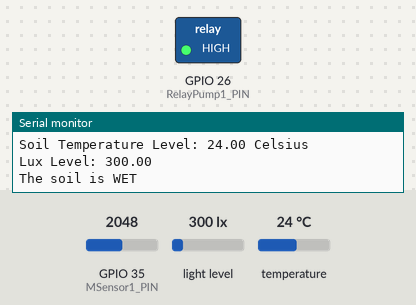
Simulated run of this sketch. Board: ESP32. Shown: switched loads named in the sketch (green lamp = pin HIGH), the last lines printed to the serial monitor. The test bench sets the inputs (shaded band); at power-on: GPIO 35 (MSensor1_PIN) = 2048, light level 300 lx, temperature 24 °C. WiFi joins after 1.5 s; servers stay silent unless stated; the local clock reads 2024-03-15 10:24:30 at power-on unless the sketch sets it.

Above: at 3.8 s.
3.9 s: GPIO 35 (MSensor1_PIN) set to 3642
6.0 s: GPIO 35 (MSensor1_PIN) set to 3744
At 8.1 s:
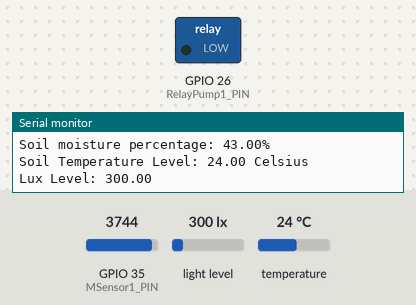
14.4 s: GPIO 35 (MSensor1_PIN) set to 3603
At 15.4 s:
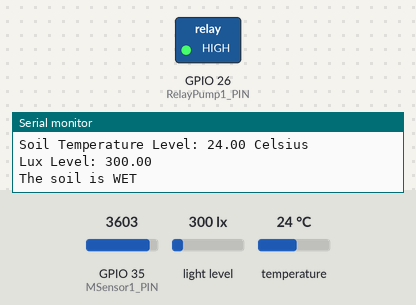
18.4 s: GPIO 35 (MSensor1_PIN) set to 4095
At 20.8 s:
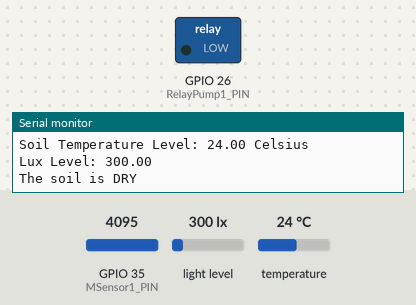
Timing chart, 0 to 21.6 s (numbered marks = the images above; inputs shaded):
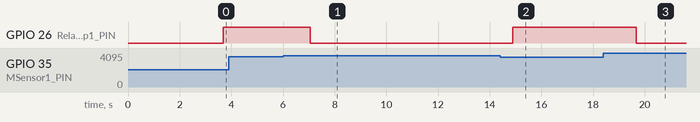

Measured:
- the behaviour switches between 3692 and 3693 on GPIO 35 (MSensor1_PIN) (found by bisection; images 0 and 1)
- after the input at 6.0 s, GPIO 26 (RelayPump1_PIN): HIGH → LOW after 1.0 s
- after the input at 14.4 s, GPIO 26 (RelayPump1_PIN): LOW → HIGH after 0.49 s
- after the input at 18.4 s, GPIO 26 (RelayPump1_PIN): HIGH → LOW after 1.3 s

The sketch:

SMART_PLANT_MONITORING_SYSTEM.ino
```cpp
#include <WiFi.h>
#include <WiFiClient.h>
#include "ThingSpeak.h"
#include <OneWire.h>
#include <DallasTemperature.h>
#include <Wire.h>
#include <BH1750.h>
#include <WiFiClientSecure.h>
#include <UniversalTelegramBot.h>
#include <Arduino.h>
#include <ArduinoJson.h>
#include <Firebase_ESP_Client.h>
#include "time.h"

// Provide the token generation process info.
#include "addons/TokenHelper.h"
// Provide the RTDB payload printing info and other helper functions.
#include "addons/RTDBHelper.h"

#define ONE_WIRE_BUS 33    // Data pin for DS18B20 sensor
#define MSensor1_PIN 35    // ESP32 pin GIOP34 (ADC0) that connects to AOUT pin of the moisture sensor
#define RelayPump1_PIN 26  // ESP32 pin GIOP32 (ADC0) that connects to Relay 1
#define THRESHOLD 50       // CHANGE YOUR THRESHOLD HERE

#define API_KEY "xxxxxx"
#define USER_EMAIL "xxxxxxx"
#define USER_PASSWORD "xxxxxxxx"
#define DATABASE_URL "https://fyp3-4bcb1-default-rtdb.asia-southeast1.firebasedatabase.app/"

FirebaseData fbdo;
FirebaseAuth auth;
FirebaseConfig config;

OneWire oneWire(ONE_WIRE_BUS);
DallasTemperature sensors(&oneWire);
BH1750 lightMeter;

// Replace with your network credentials
const char* ssid = "xxxxxxxxx";
const char* password = "xxxxxxxxxx";

WiFiServer server(80);
WiFiClient  client;

unsigned long myChannelNumber = 5;
const char * myWriteAPIKey = "xxxxxxxxxx";   //  Enter your Write API key from ThingSpeak

unsigned long channelId = 2394743;
unsigned long previousMillis = 0;
const long interval = 2000;
int botRequestDelay = 1000; // Change your bot request delay here (earlier is 1000)
unsigned long lastTimeBotRan;
String uid;
String databasePath;
String SoilPath = "/soilMoisture1";
String TempPath = "/currentTemperature";
String LuxPath = "/lux";
String timePath = "/timestamp";
String parentPath;
int timestamp;
FirebaseJson json;

// Define the interval for sending soil moisture notifications (in milliseconds)
unsigned long soilMoistureNotificationInterval = 360000; // 1 hour(3600 000)
unsigned long lastSoilMoistureNotificationTime = 0;


const char* ntpServer = "pool.ntp.org";

int soilMoisture1;
float soilMoisturePercentage;
float currentTemperature;
float lux;
String Message="";

#define BOTtoken "xxxxxxxx" //telegram bot
#define CHAT_ID "xxxxx"

WiFiClientSecure client2;
UniversalTelegramBot bot(BOTtoken, client2);

unsigned long getTime() {
  time_t now;
  struct tm timeinfo;
  if (!getLocalTime(&timeinfo)) {
    return 0;
  }
  time(&now);
  return now;
}

void updateFirebase() {
  if (Firebase.ready()) {
    // Get current timestamp as time_t
    time_t rawtime = getTime();
    struct tm* timeinfo;
    char formattedTime[50];

    // Format the time to your desired format: YY:MM:DD, HH:MM:SS
    timeinfo = localtime(&rawtime);
    strftime(formattedTime, sizeof(formattedTime), "%y:%m:%d, %H:%M:%S", timeinfo);
    Serial.print("Formatted Time: ");
    Serial.println(formattedTime);

    parentPath = databasePath + "/" + String(formattedTime);

    json.set(SoilPath.c_str(), String(soilMoisturePercentage));
    json.set(TempPath.c_str(), String(currentTemperature));
    json.set(LuxPath.c_str(), String(lux));
    json.set(timePath, String(formattedTime));

    Serial.printf("Set JSON... %s\n", Firebase.RTDB.setJSON(&fbdo, parentPath.c_str(), &json) ? "ok" : fbdo.errorReason().c_str());
  }
}

unsigned long previousThingSpeakMillis = 0; // Add this line

// Handle what happens when you receive new messages
void handleNewMessages(int numNewMessages) {
  Serial.println("handleNewMessages");
  Serial.println(String(numNewMessages));

  for (int i=0; i<numNewMessages; i++) {
    // Chat id of the requester
    String chat_id = String(bot.messages[i].chat_id);
    if (chat_id != CHAT_ID){
      bot.sendMessage(chat_id, "Unauthorized user", "");
      continue;
    }

    // Print the received message
    String text = bot.messages[i].text;
    Serial.println(text);

    String from_name = bot.messages[i].from_name;

    if (text == "/Read_Soil_Moisture") {
      Message = "Soil Moisture Level Percentage: ";
      Message += String(soilMoisturePercentage);
      Message += "%";

      bot.sendMessage(chat_id, Message, "");
    }

    if (text == "/Read_Light_Intensity") {
      Message = "Light Intensity Level: ";
      Message += String(lux);

      bot.sendMessage(chat_id, Message, "");
    }

    if (text == "/Read_Temperature") {
      Message = "Soil Temperature Level: ";
      Message += String(currentTemperature);

      bot.sendMessage(chat_id, Message, "");
    }
  }
}

void setup() {
  Serial.begin(115200); // Initialize serial communication

  // Connect to Wi-Fi
  WiFi.begin(ssid, password);
  while (WiFi.status() != WL_CONNECTED) {
    delay(1000);
    Serial.println("Connecting to WiFi..");
  }
  Serial.println("WiFi connected");

  client2.setCACert(TELEGRAM_CERTIFICATE_ROOT); // Add root certificate for api.telegram.org

  // Initialize Firebase
  config.api_key = API_KEY;
  auth.user.email = USER_EMAIL;
  auth.user.password = USER_PASSWORD;
  config.database_url = DATABASE_URL;
  Firebase.reconnectWiFi(true);
  fbdo.setResponseSize(4096);
  config.token_status_callback = tokenStatusCallback;
  config.max_token_generation_retry = 5;
  Firebase.begin(&config, &auth);

  Serial.println("Getting User UID");
  while ((auth.token.uid) == "") {
    Serial.print('.');
    delay(1000);
  }
  uid = auth.token.uid.c_str();
  Serial.print("User UID: ");
  Serial.println(uid);

  databasePath = "/UsersData/" + uid + "/readings1"; //i change

  // Initialize sensors
  Wire.begin();
  lightMeter.begin();
  sensors.begin();

  // Initialize pins
  pinMode(RelayPump1_PIN, OUTPUT);

  // Send welcome message to Telegram
  bot.sendMessage(CHAT_ID, "Bot started up", "");
  String welcome = "Welcome \n";
  welcome += "Use the following commands to control your outputs.\n\n";
  welcome += "/Read_Soil_Moisture to read soil moisture level\n";
  welcome += "/Read_Light_Intensity to read light intensity level\n";
  welcome += "/Read_Temperature to read temperature\n";
  bot.sendMessage(CHAT_ID, welcome, "");

  // Configure NTP time
  configTime(8 * 3600, 0, ntpServer);

  // Initialize ThingSpeak
  ThingSpeak.begin(client);

  // Additional setup code goes here
}

void loop() {
  unsigned long currentMillis = millis();

  // Update Firebase every 60 seconds
  if (currentMillis - previousMillis >= 60000) {
    updateFirebase();
    previousMillis = currentMillis;
  }

  // Check soil moisture level and send Telegram notifications
  if (currentMillis - lastTimeBotRan >= botRequestDelay) {
    sensors.requestTemperatures();
    currentTemperature = sensors.getTempCByIndex(0);
    lux = lightMeter.readLightLevel();
    soilMoisture1 = analogRead(MSensor1_PIN);
    soilMoisturePercentage = map(soilMoisture1, 4095, 3290, 0, 100);
    Serial.print("Soil moisture value: ");
    Serial.println(soilMoisture1);
    Serial.print("Soil moisture percentage: ");
    Serial.print(soilMoisturePercentage);
    Serial.println("%");

    Serial.print("Soil Temperature Level: ");
    Serial.print(currentTemperature);
    Serial.println(" Celsius");

    Serial.print("Lux Level: ");
    Serial.println(lux);

    int numNewMessages = bot.getUpdates(bot.last_message_received + 1);

    while(numNewMessages) {
      Serial.println("got response");
      handleNewMessages(numNewMessages);
      numNewMessages = bot.getUpdates(bot.last_message_received + 1);
      break;
    }
  // Control the pump based on soil moisture level
    if (soilMoisturePercentage < THRESHOLD) {
      Serial.println("The soil is DRY");
      digitalWrite(RelayPump1_PIN, LOW);
    } else {
      Serial.println("The soil is WET");
      digitalWrite(RelayPump1_PIN, HIGH);
    }


   // Check if enough time has passed since the last soil moisture notification
    if (currentMillis - lastSoilMoistureNotificationTime >= soilMoistureNotificationInterval) {
      lastSoilMoistureNotificationTime = currentMillis;  // Update the last notification time

      // Send soil moisture notifications
      if (soilMoisturePercentage < 40) {
        bot.sendMessage(CHAT_ID, "Warning: Very dry soil! Moisture level is low.", "");
      } else if (soilMoisturePercentage > 150) {
        bot.sendMessage(CHAT_ID, "Warning: Very wet soil! Moisture level is high.", "");
      } else if (soilMoisturePercentage > 36 && soilMoisturePercentage < 130) {
        bot.sendMessage(CHAT_ID, "Notice: Moderate moisture levels in the soil.", "");
      }
    }

    lastTimeBotRan = currentMillis;
  }

  // ThingSpeak update every 15 seconds
  if (currentMillis - previousThingSpeakMillis >= 15000) {
    ThingSpeak.setField(1, soilMoisturePercentage);
    ThingSpeak.setField(2, currentTemperature);
    ThingSpeak.setField(3, lux);

    int x = ThingSpeak.writeFields(myChannelNumber,myWriteAPIKey);

    if(x == 200){
      Serial.println("Channel update successful.");
    }
    else{
      Serial.println("Problem updating channel. HTTP error code " + String(x));
    }

    previousThingSpeakMillis = currentMillis;
  }

  // ... (other tasks or checks)

  delay(50);
}
```
